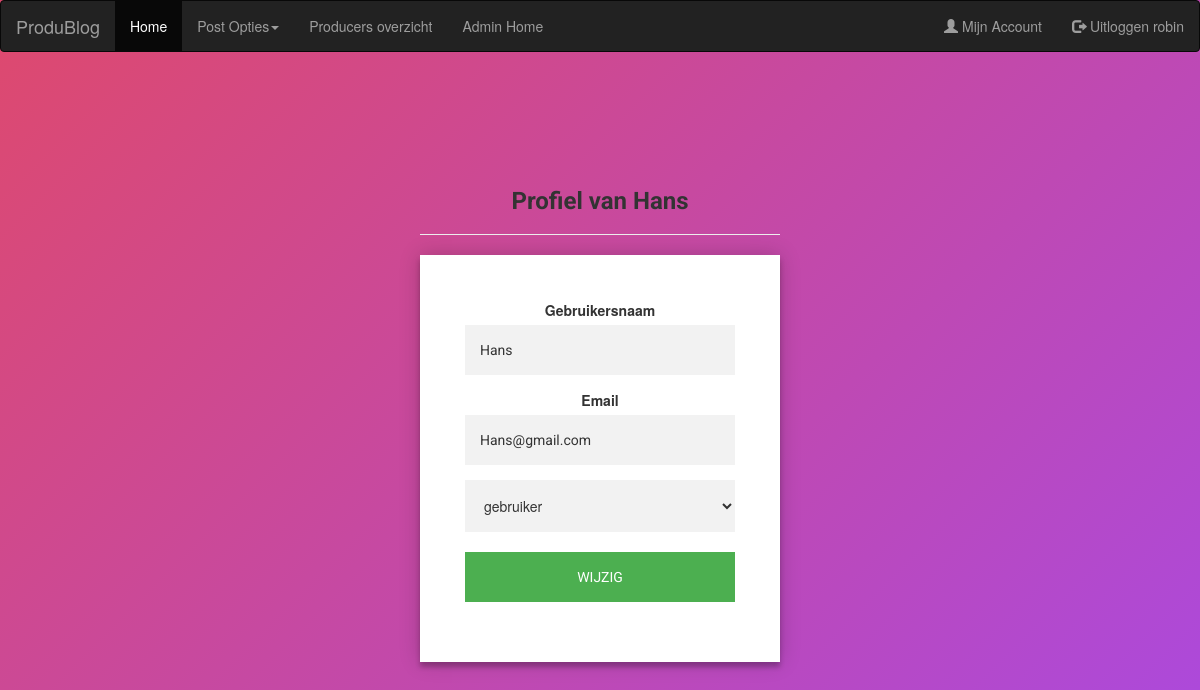
Page /Produblog/edituser.php?id=21 (signed in) on the earlier database version.
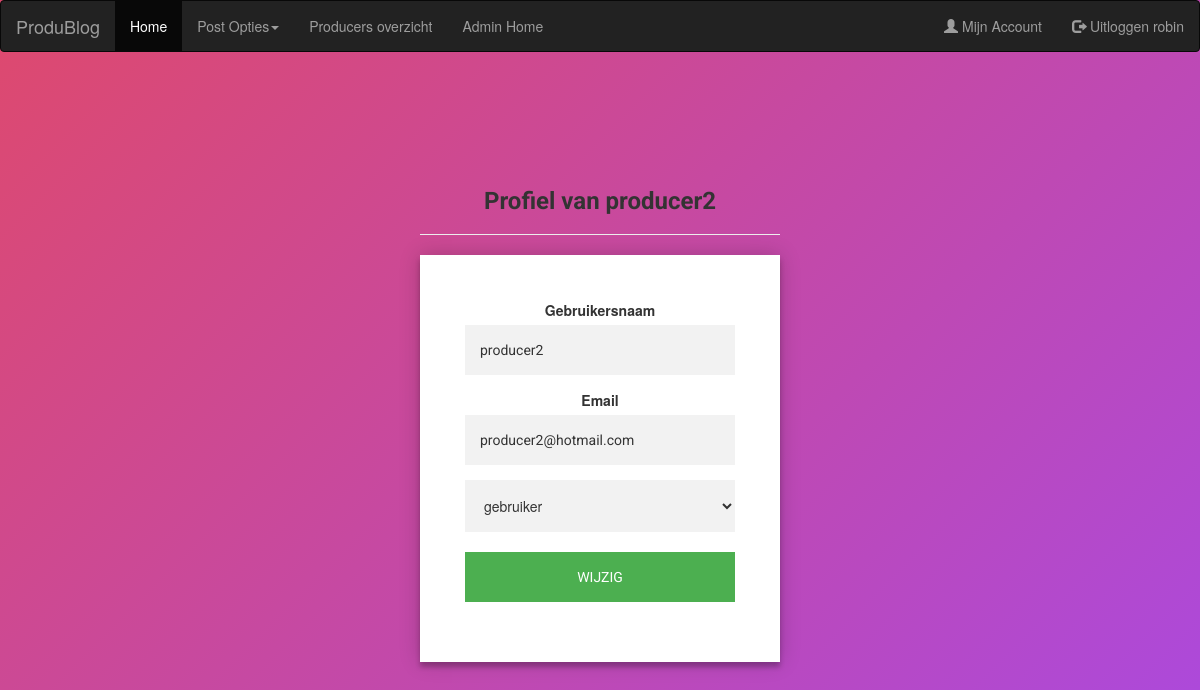
Same page on the later database version.
### tables this page shows
CREATE TABLE `users` (
  `idUsers` int(11) NOT NULL,
  `username` varchar(255) DEFAULT NULL,
  `password` varchar(255) DEFAULT NULL,
  `usertype` varchar(32) DEFAULT NULL,
  `email` varchar(255) DEFAULT NULL,
  `date` date DEFAULT NULL
);

### Produblog/assets/includes/functions/functions.php (called while the page is built, shortened)
<?php
function getProfileA($id = null){
$input_parameters = array();
$con = getDBConnection();
$sql = "SELECT * FROM users";
if($id != null ){
$sql .= " WHERE idUsers=? ";
array_push($input_parameters , $id);
}
$stmt = $con->prepare($sql);
$stmt->execute($input_parameters);
return $id != null ? $stmt->fetch() : $stmt->fetchAll();
}
function html($text){
    return htmlspecialchars($text, ENT_QUOTES | ENT_SUBSTITUTE, 'UTF-8');
}
?>

### Produblog/edituser.php (the view, shortened to what this page needs)
<?php
 $id = $_GET["id"];
  if(isset($_SESSION['usertype']) && $_SESSION['usertype'] == 'admin'){
		    $gebruiker = getProfileA($id);
        echo"
			<div class='login-page'>
					<h3 class='font' >Profiel van ".html($gebruiker->username)."</h3>
					<hr class='hr'>
					<div class='form'>
						<form class='register-form' method='POST' action='ac_user.php'>
							<div class='caption loginText'>
								<input type='hidden' name='id' value='".html($gebruiker->idUsers)."' >
								<label>Gebruikersnaam</label>
								<input class='form__field' name='username' value='".html($gebruiker->username)."' >
								</br>
								<label>Email</label>
								<input class='form__field' name='email' value='".html($gebruiker->email)."'>
								</br>
								<select class='form__field' name='usertype' value='".html($gebruiker->usertype)."'>
								<label>Usertype</label>
									<option value='gebruiker'>gebruiker</option>
									<option value='producer'>producer</option>
									<option value='admin'>admin</option>
								</select>
								</br>
								</br>
								<input class='insert_btn' type='submit' value='Wijzig'  name='UpdateA'>
							</div>
						</form>
					</div>
            </div>";
	}else{
		echo"
		you do not have access to this page
		<h3 class='loginText'><a class='loginText' href='home.php'>Go home</a></h3>";
	}
?>
<?php include_once('assets/includes/footer.php'); ?>

Differences in the rows shown:
changed users "gebruiker": username "Hans" → "producer2"; email "Hans@gmail.com" → "producer2@hotmail.com"
